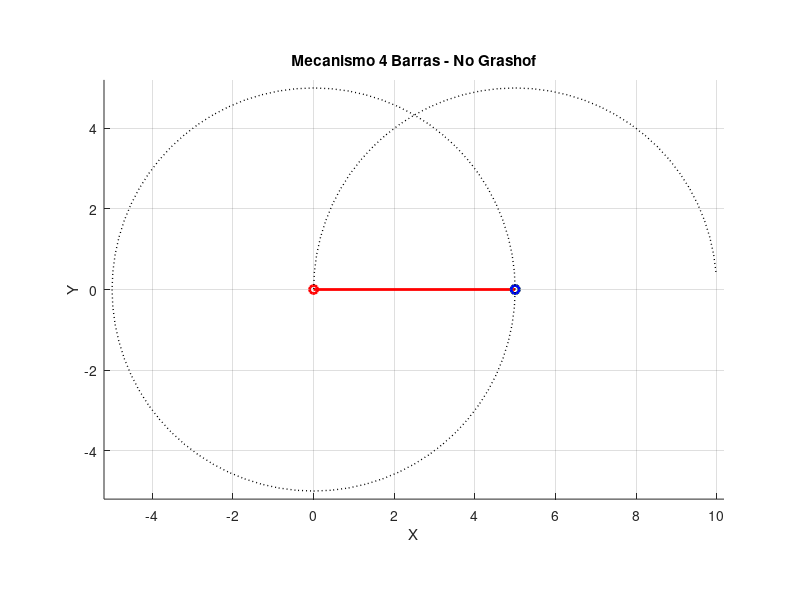

Write the MATLAB code that produced this figure.
% Análisis de posición de un mecanismo 4-barras (M4L) 
% por el método algebraico  
% Autor: Tzurudo 

clear; close all; clc;

%% Entrada de parámetros
a = input('Longitud del eslabón 2 (motor) [a]: ');
b = input('Longitud del eslabón 3 (acoplador) [b]: ');
c = input('Longitud del eslabón 4 (seguidor) [c]: ');
d = input('Longitud del eslabón 1 (base) [d]: ');

%% Verificación de Grashof
eslabones = [a, b, c, d];
mas_largo = max(eslabones);
mas_corto = min(eslabones);

% Filtramos los eslabones medios
eslabones_medios = eslabones(eslabones ~= mas_largo & eslabones ~= mas_corto);
medio1 = max(eslabones_medios);
medio2 = min(eslabones_medios);

% Determinación del tipo de mecanismo
suma_criterio = mas_corto + mas_largo;
suma_medios = medio1 + medio2;

if suma_criterio < suma_medios
    tipo = 'Grashof Clase I';
elseif suma_criterio == suma_medios
    tipo = 'Grashof Especial';
else
    tipo = 'No Grashof';
end
fprintf('\nTipo de mecanismo: %s\n', tipo);

%% Configuración de ángulos
theta2 = 0:5:360; % Ángulo de entrada en grados
n_posiciones = length(theta2);

%% Cálculo de coordenadas
% Puntos fijos
O = [0, 0];      % Origen (eslabón fijo)
Q = [d, 0];      % Pivote fijo eslabón 4

% Punto A (extremidad eslabón 2)
Ax = a * cosd(theta2);
Ay = a * sind(theta2);

%% Solución algebraica para posición del punto B
% Coeficientes ecuación cuadrática
S_term = (a^2 - b^2 + c^2 - d^2) ./ (2*(Ax - d));
P_coeff = (Ay.^2)./((Ax - d).^2) + 1;
Q_coeff = (2*Ay.*(d - S_term))./(Ax - d);
R_coeff = (d - S_term).^2 - c^2;

% Discriminante para verificar soluciones reales
discriminante = Q_coeff.^2 - 4*P_coeff.*R_coeff;
if any(discriminante < 0)
    error('Configuración no alcanzable en algunos ángulos!');
end

% Soluciones para coordenadas By
By1 = (-Q_coeff + sqrt(discriminante)) ./ (2*P_coeff);
By2 = (-Q_coeff - sqrt(discriminante)) ./ (2*P_coeff);

% Coordenadas Bx correspondientes
Bx1 = S_term - (Ay.*By1)./(Ax - d);
Bx2 = S_term - (Ay.*By2)./(Ax - d);

%% Cálculo de ángulos de los eslabones
theta3_1 = atan2d(By1 - Ay, Bx1 - Ax); % Eslabón 3 (configuración abierta)
theta3_2 = atan2d(By2 - Ay, Bx2 - Ax); % Eslabón 3 (configuración cruzada)
theta4_1 = atan2d(By1, d - Bx1);      % Eslabón 4 (configuración abierta)
theta4_2 = atan2d(By2, d - Bx2);      % Eslabón 4 (configuración cruzada)

%% Configuración de la animación
figure('Name','Simulación Mecanismo 4 Barras','NumberTitle','off')
h = axes;
hold on
axis equal
grid on
title(sprintf('Mecanismo 4 Barras - %s', tipo))
xlabel('X'), ylabel('Y')

% Límites dinámicos del área de trabajo
margen = 0.2;
x_lim = [min([0, Ax, Bx1, Bx2])-margen, max([d, Ax, Bx1, Bx2])+margen];
y_lim = [min([0, Ay, By1, By2])-margen, max([0, Ay, By1, By2])+margen];
axis([x_lim y_lim]);

% Elementos gráficos
manivela = plot([O(1), Ax(1)], [O(2), Ay(1)], 'r-o', 'LineWidth', 2);
acoplador = plot([Ax(1), Bx1(1)], [Ay(1), By1(1)], 'g-o', 'LineWidth', 2);
seguidor = plot([Bx1(1), Q(1)], [By1(1), Q(2)], 'b-o', 'LineWidth', 2);
trayectoria_A = plot(Ax(1), Ay(1), 'k:', 'LineWidth', 1);
trayectoria_B = plot(Bx1(1), By1(1), 'k:', 'LineWidth', 1);

%% Animación
for k = 1:n_posiciones
    % Actualizar posiciones
    set(manivela, 'XData', [O(1), Ax(k)], 'YData', [O(2), Ay(k)])
    set(acoplador, 'XData', [Ax(k), Bx1(k)], 'YData', [Ay(k), By1(k)])
    set(seguidor, 'XData', [Bx1(k), Q(1)], 'YData', [By1(k), Q(2)])
    
    % Actualizar trayectorias
    set(trayectoria_A, 'XData', Ax(1:k), 'YData', Ay(1:k))
    set(trayectoria_B, 'XData', Bx1(1:k), 'YData', By1(1:k))
    
    % Actualizar dibujo
    drawnow
    pause(0.05)
end
